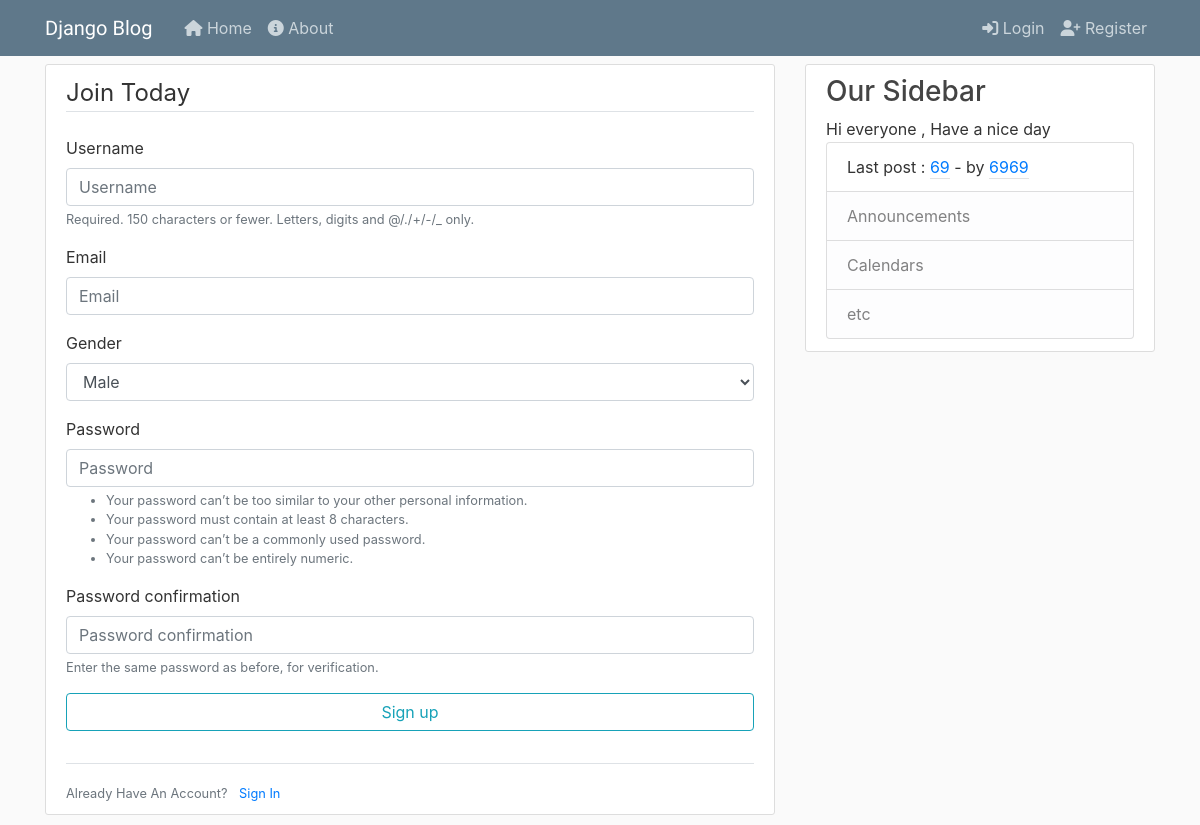
Page /register/ on the earlier database version.
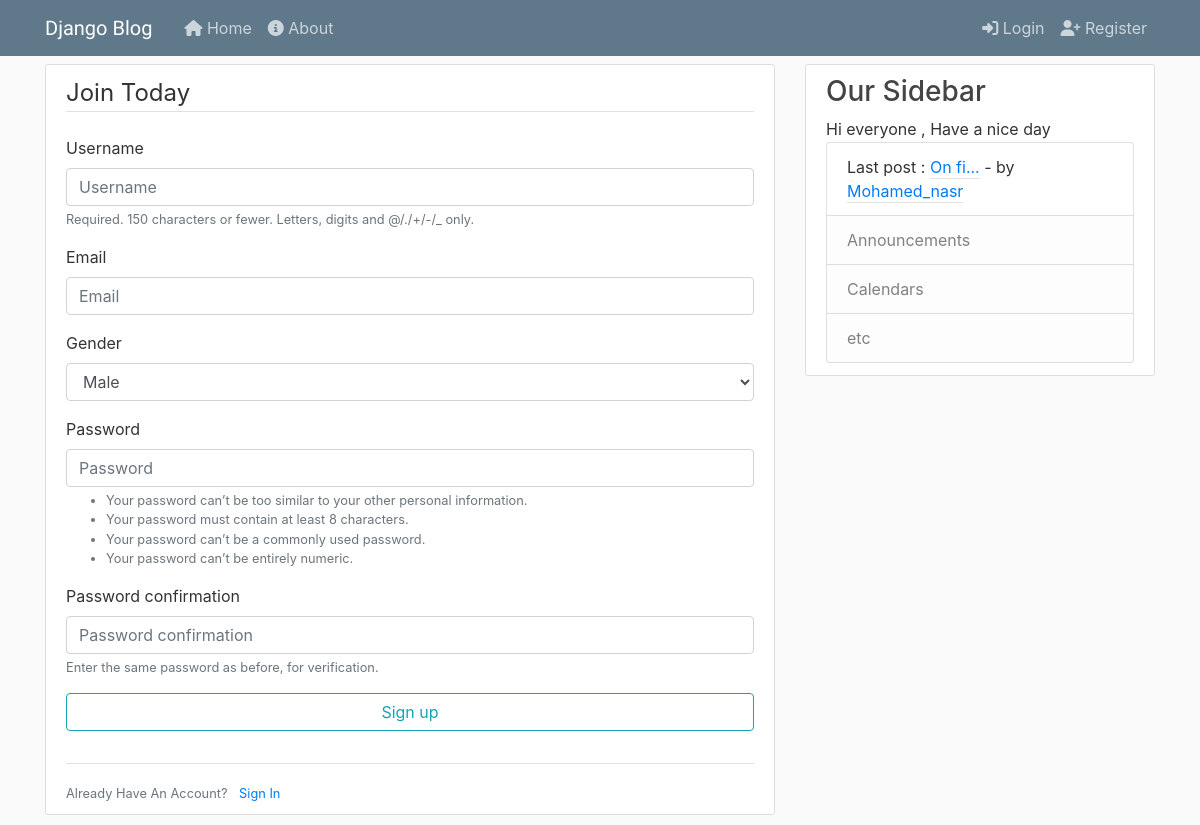
Same page on the later database version.
### blog/models.py (models this page shows, shortened)
class Post(models.Model):
    title = models.CharField(max_length=100,blank=True)
    content = models.TextField()
    date_posted = models.DateTimeField(default=timezone.now)
    author = models.ForeignKey(User, on_delete=models.CASCADE)
    likes= models.ManyToManyField(User,related_name='blog_post',null=True,blank=True)
    dislikes=models.ManyToManyField(User,related_name='dislikes',null=True,blank=True)
    image= models.ImageField(blank= True, upload_to='Posts_images')
    comments= models.ManyToManyField(User,through='Comment',null=True,blank=True,related_name="Post_comments")
    def __str__(self):
        return str(self.title) or str(self.content[:5]+'...')

### users/views.py (the view)
# urls.py: path('register/', user_views.register, name='register'),
def register(request):
    if request.method == 'POST':
        form = UserRegisterForm(request.POST)
        if form.is_valid():
            form.save()
            username = form.cleaned_data.get('username')
            password = form.cleaned_data.get('password1')
            user = authenticate(username=username,password=password)
            login(request,user)
            messages.success(request, f'Account Created For {username} !')
            return redirect('blog-home')
    else:
        form = UserRegisterForm()
    return render(request, 'users/register.html', {'form': form})

### users/forms.py
class UserRegisterForm(UserCreationForm):
  email = forms.EmailField()
  gender = forms.ChoiceField(choices=GENDER)
  class Meta :
    model = User
    fields = ['username','email','gender','password1','password2']

### blog/context_processors.py (called while the page is built)
def added_models_ToBase(request):
    return {
        'posts':Post.objects.all()
    }

### users/templates/users/register.html (shortened to what this page needs)
{% extends "blog/base.html" %} {% load bootstrap4 %} {% block content %}
<div class="content-section">
  <form method="POST">
    <fieldset class="form-group">
      <legend class="border-bottom mb-4">Join Today</legend>
      {% bootstrap_form form %}
      <div class="form-group">
        <button class="btn btn-outline-info col-sm-12" type="submit">
          Sign up
        </button>
      </div>
    </fieldset>
  </form>
  <div class="border-top pt-3">
    <small class="text-muted">
      Already Have An Account?
      <a class="ml-2" href="{% url 'login' %}">Sign In</a>
    </small>
  </div>
</div>
{% endblock content %}

### blog/templates/blog/base.html (shortened to what this page needs)
{% load static %}
<!DOCTYPE html>
<html lang="en">
<head>
  <link rel="stylesheet" href="https://maxcdn.bootstrapcdn.com/bootstrap/4.0.0/css/bootstrap.min.css"
>
  <link rel="stylesheet" type="text/css" href="{% static 'blog/main.css' %}">
</head>
<body>
  <header class="site-header">
    <nav class="navbar navbar-expand-md navbar-dark bg-steel fixed-top">
      <div class="container">
        <a class="navbar-brand mr-4"  style="font-family: lobster ;" href="{% url 'blog-home' %}">Django Blog</a>
        <div class="collapse navbar-collapse" id="navbarToggle">
          <div class="navbar-nav mr-auto">
            <a class="nav-item nav-link" href="{% url 'blog-home' %}"><i class="fas fa-home"></i> Home</a>
            <a class="nav-item nav-link" href="{% url 'blog-about' %}">
              <i class="fas fa-info-circle"></i> About</a>
          </div>
          <div class="navbar-nav">
            {% if user.is_authenticated %}
            <a class="nav-item nav-link" href="{% url 'post-create' %}"><i class="fas fa-plus"></i> New Post</a>
            <a class="nav-item nav-link" href="{% url 'profile' %}"><i class="fas fa-user-circle"></i> Profile</a>
            <a class="nav-item nav-link" href="{% url 'logout' %}"><i class="fas fa-sign-out-alt"></i> Logout</a>
            {%else%}
            <a class="nav-item nav-link" href="{% url 'login' %}"><i class="fas fa-sign-in-alt"></i> Login</a>
            <a class="nav-item nav-link" href=" {% url 'register' %}"><i class="fas fa-user-plus"></i> Register</a>
            {%endif%}
          </div>
        </div>
      </div>
    </nav>
  </header>
  <main role="main" class="container">
    <div class="row">
      <div class="col-md-8">
        {% block content %}{% endblock %}
      </div>
      <div class="col-md-4">
        <div class="content-section">
          <h3>Our Sidebar</h3>
            {% block sidebar %}
             <p>Hi everyone , Have a nice day</p>
<ul class="list-group">
  <li class="list-group-item list-group-item">
    Last post :
    <a class="article-metadata" href="{% url 'post-detail' posts.last.id %}"
      >{{ posts.last }}</a
    >
    - by
    <a
      class="mr-2 article-metadata"
      href="{% url 'user-posts' posts.last.author.username %}"
      >{{ posts.last.author }}</a
    >
  </li>
  <li class="list-group-item list-group-item-light">Announcements</li>
  <li class="list-group-item list-group-item-light">Calendars</li>
  <li class="list-group-item list-group-item-light">etc</li>
</ul>
            {% endblock sidebar %}
        </div>
      </div>
    </div>
  </main>
</body>
</html>

Differences in the rows shown:
no longer on this page (row unchanged): Post: last "69", last.author "6969"
added Post: last "On fi...", last.author "Mohamed_nasr"
